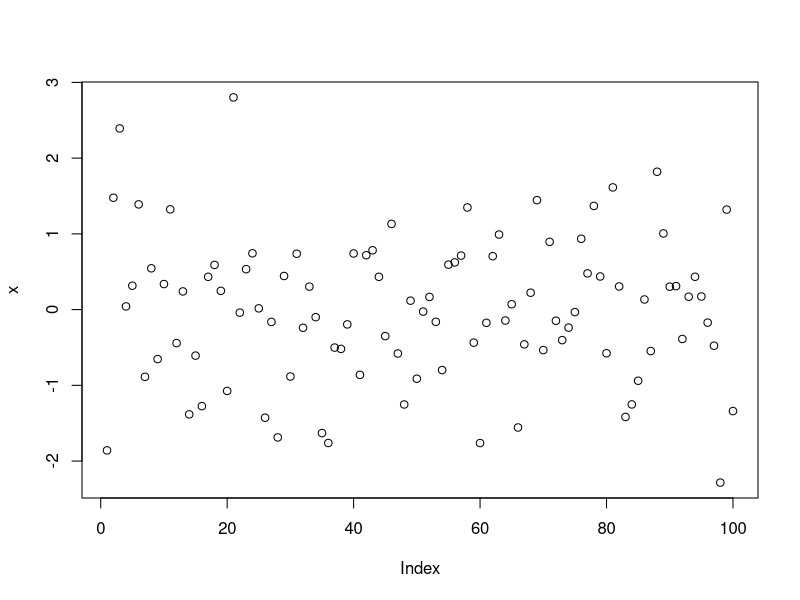
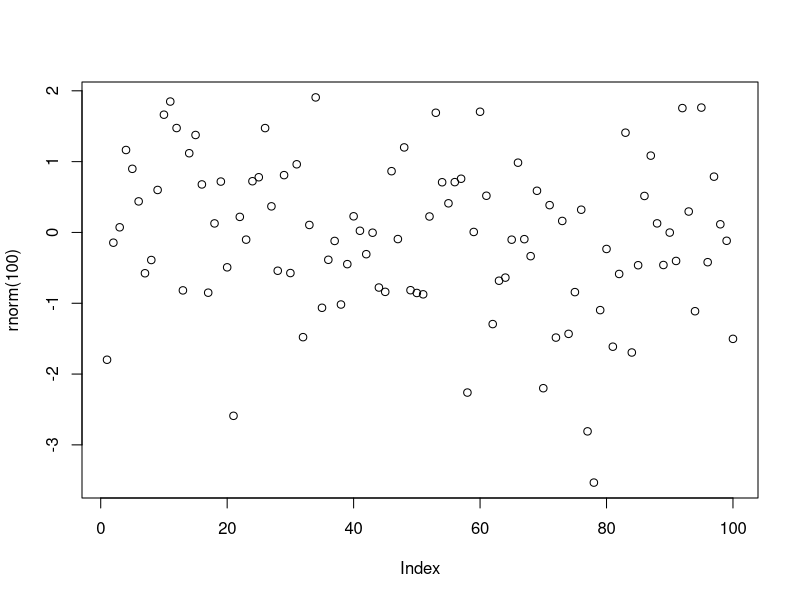

The R script that drew these images, in order: (Note: this script raises an error after producing the figures.)
# firstscript.r
# remove the variables entered prior
rm(list = ls())
# Generate a list of 100 random numbers
x <- rnorm (100)
# Ploting a list of 100 random numbers
x
plot(x)
# rewrite the code without using variable x

plot(rnorm(100))
# writing vectors
vec1 = c(1,4,6,8,10)
vec[5]
vec1[5]
vec1[3] = 12
vec1
vec2 = seq(from=0, to=1, by=0.25)
vec2
sum(vec1)
vec1 + vec2
# practicing matrices 2 dimensional vectors ncol=#columns and nrow=#rows
mat=matrix(data=c(9,2,3,4,5,6), ncol=3)
mat
p <- c(31:60)
pp <- seq(from = 31, to = 60, by = 0.25)
q <- matrix(p, ncol = 5, nrow = 6)
print(q)
mat[1,2]
mat[2,]
mean(mat)
# Learning data frames

t <- data.frame(x <- c(11,12,14), y <- c(19,20,21), z <- c(10,9,7))
t
t
mean(t$z....c.10..9..7.)
mean(t$z....c.10..9..7.)
mean(t[["z....c.10..9..7."]])


t <- data.frame(x = c(11,12,14), y = c(19,20,21), z = c(10,9,7))
t
t
mean(t$z)
mean(t[["z"]])
x1 <- rnorm(100)
x1
x2 <- rnorm(100)
x2
x3 <- rnorm(100)
x3
t <- data.frame(a = x1, b = x1 + x2, c = x1 + x2 + x3)
# make a data fram but need this line is.data.frame(t) for it to run
is.data.frame(t)
plot(t)
sd(t$c)
mean(t$c)
